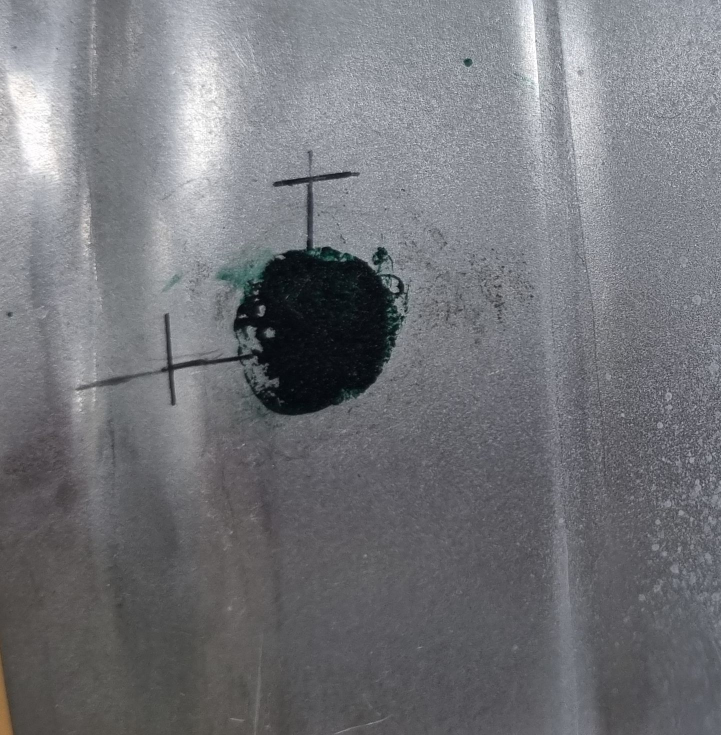
#> input picture croped/dark_green.jpg, 1442 x 1470 px (shown at 1/2 size)
$ python color_predict_hsv.py
#> lines starting #> are read from the running program, lines starting #| are printed output that depends on the picture; after the words box and inside, x2 and y2 are one past the last pixel; in counts of white or black regions, pixels touching at a corner belong together
# Color check for HSV range
# Required moduls
import cv2 ,imutils
import numpy as np
import sys

# color HSV range
min_black = np.array([100,55,0],np.uint8)
max_black = np.array([124,85,37],np.uint8)

min_green = np.array([78, 174, 50],np.uint8)
max_green = np.array([99,216,96],np.uint8)

min_lggreen = np.array([31, 116,56],np.uint8)
max_lggreen = np.array([53,146,96],np.uint8)

min_dkgreen = np.array([99, 93, 0],np.uint8)
max_dkgreen = np.array([119,113,40],np.uint8)

min_blue = np.array([98, 232, 57],np.uint8)
max_blue = np.array([118, 252, 97],np.uint8)

min_lgblue = np.array([91, 185, 73],np.uint8)
max_lgblue = np.array([111, 205, 113],np.uint8)

min_dkblue = np.array([104, 170, 48],np.uint8)
max_dkblue = np.array([124, 190, 88],np.uint8)

min_pink = np.array([147,110,96],np.uint8)
max_pink = np.array([167,145,138],np.uint8)

min_lgpink = np.array([147,38,103],np.uint8)
max_lgpink = np.array([167,58,143],np.uint8)

min_violet = np.array([115,160,55],np.uint8)
max_violet = np.array([135,180,95],np.uint8)

name = ""

colors = {"lightpink":[min_lgpink,max_lgpink],"pink":[min_pink,max_pink],"violet":[min_violet,max_violet],
          "lightgreen":[min_lggreen,max_lggreen],"green":[min_green,max_green],"darkgreen":[min_dkgreen,max_dkgreen],
          "lightblue":[min_lgblue,max_lgblue],"blue":[min_blue,max_blue],"darkblue":[min_dkblue,max_dkblue],
          "black":[min_black,max_black]}


font = cv2.FONT_HERSHEY_SIMPLEX

sourceImage = cv2.imread("croped/dark_green.jpg")
#> sourceImage is the input picture: shape (1470, 1442, 3); mean B, G, R 121.2, 116.8, 115.6
sourceImage = imutils.resize(sourceImage,height=700)
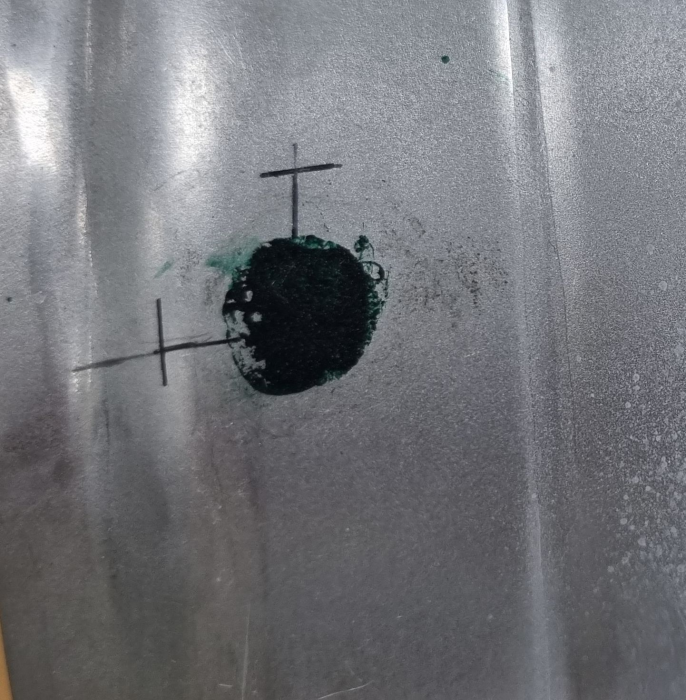
#> sourceImage: shape (700, 686, 3); mean B, G, R 121.2, 116.8, 115.6
# sourceImage = cv2.medianBlur(sourceImage,5)
# Convert image to YCrCb
imageHSV = cv2.cvtColor(sourceImage,cv2.COLOR_BGR2HSV)
#> imageHSV: shape (700, 686, 3); mean H, S, V 105.6, 18, 121.8

# Find region with skin tone in YCrCb image
max = 0
for color in colors:

    maskRegion = cv2.inRange(imageHSV,colors[color][0],colors[color][1])
    count = int((maskRegion.sum())/255)
    if count > max :
        max = count
        name = color
#> this loop made 10 passes
#> (count, max) on passes 5 to 6: (3, 3), (5754, 5754)
#> count on passes 1, 2, 3, 4, 7, 8: 0, 0, 0, 0, 0, 0
#> after the loop, max = 5754; name = 'darkgreen'
print("Color = ",name ,"and Count = ",max)
#| Color =  darkgreen and Count =  5754
maxRegion = cv2.inRange(imageHSV,colors[name][0],colors[name][1])
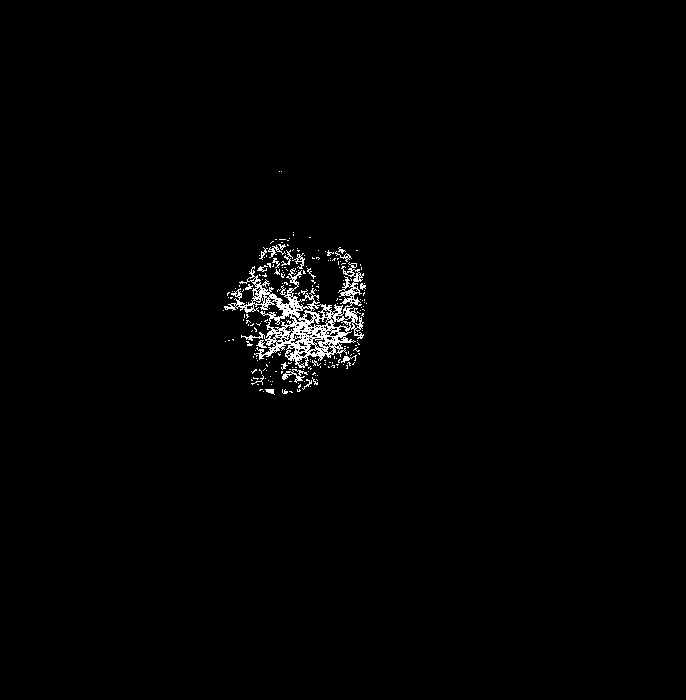
#> maxRegion: shape (700, 686); 1.2% white in thin lines or dots, all inside (x1, y1, x2, y2) = (223, 171, 367, 395)
# sys.exit()
cv2.imshow('region',maxRegion)
H,S,V = colors[name][1][0]-10, colors[name][1][1]-10, colors[name][1][2]-20
#> H = 109; S = 103; V = 20
hsv = np.uint8([[[H,S, V]]])
#> hsv = [[109, 103, 20]]
# Convert HSV color to BRG
rgb = cv2.cvtColor(hsv, cv2.COLOR_HSV2RGB)[0][0]
#> rgb = [12, 15, 20]
# sys.exit()
cv2.rectangle(sourceImage,(0,20),(sourceImage.shape[1],60),(int(rgb[2]),int(rgb[1]),int(rgb[0])),-1)
cv2.putText(sourceImage,f"Color is ({name}) and Count = {max}",(30,50),2,0.8,(255,255,255),2,cv2.LINE_AA)
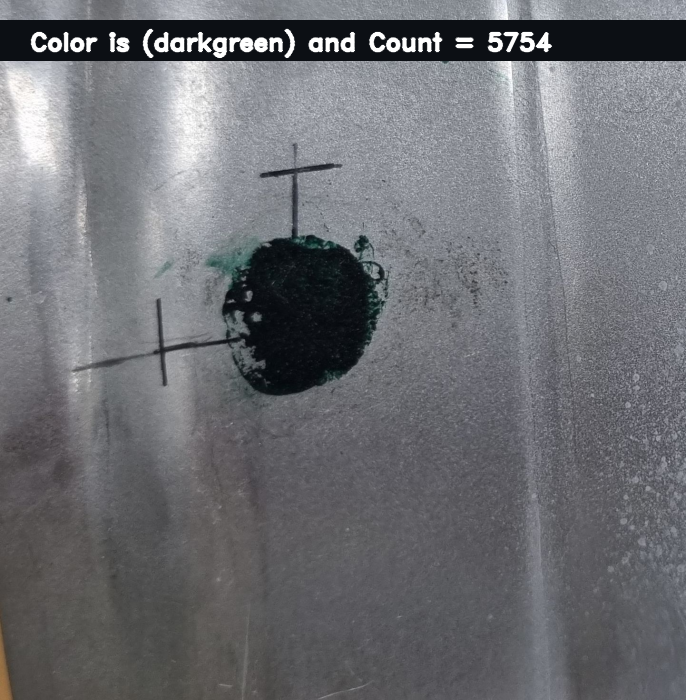
#> sourceImage: shape (700, 686, 3); mean B, G, R 115.1, 110.8, 109.6
cv2.imshow('Detect Color',sourceImage)

cv2.waitKey(0)
# Close window and camera after exiting the while loop
cv2.destroyAllWindows()

$ run again, with croped/black.jpg copied over croped/dark_green.jpg
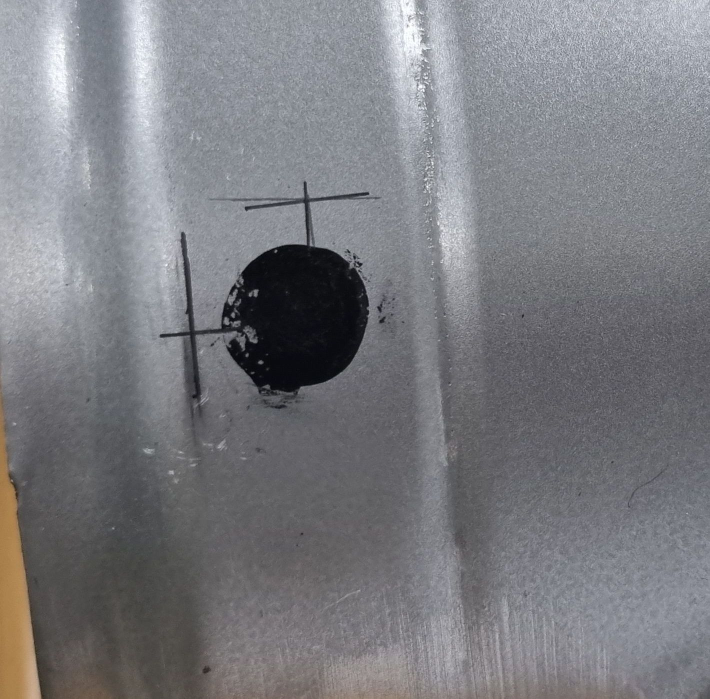
#> input picture croped/black.jpg, 1419 x 1397 px (shown at 1/2 size)
#> sourceImage is the input picture: shape (1397, 1419, 3); mean B, G, R 128.5, 124, 123.4
#> imageHSV: shape (700, 711, 3); mean H, S, V 107.4, 18.7, 130.3
#> the loop `for color in colors: ` made 10 passes
#> (count, max) on passes 6, 10: (1627, 1627), (10002, 10002)
#> after the loop `for color in colors:`: max = 10002; name = 'black'
#| Color =  black and Count =  10002
#> `maxRegion = cv2.inRange(imageHSV,colors[name][0],colors[name][1])`:
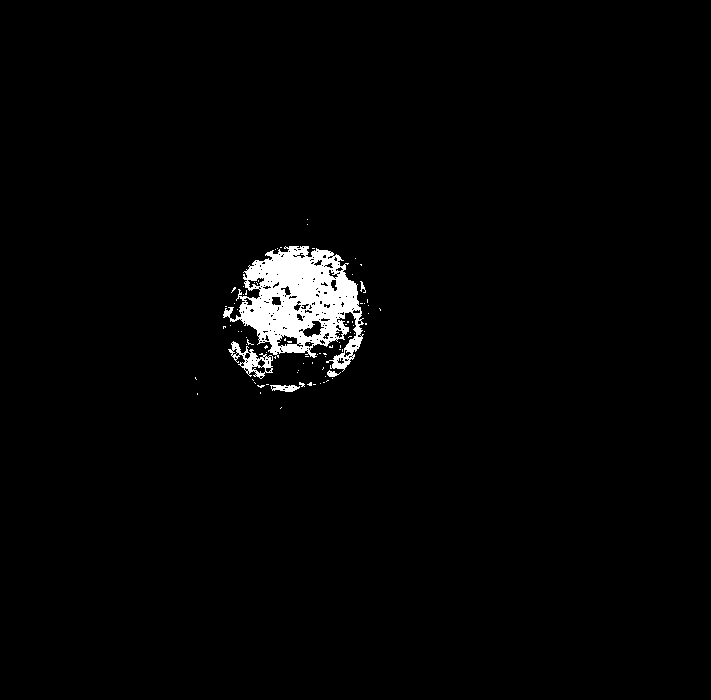
#> maxRegion: shape (700, 711); 2% white; 84 white regions (79 under 20 px), largest, box (x1, y1, x2, y2) and area: (223, 246, 364, 372) 8966, (228, 341, 273, 379) 569, (270, 385, 300, 392) 140, (327, 370, 341, 377) 53, (360, 281, 366, 293) 32
#> H = 114; S = 75; V = 17
#> hsv = [[114, 75, 17]]
#> rgb = [12, 13, 17]
#> `cv2.putText(sourceImage,f"Color is ({name}) and Count = {max}",(30,50)..`:
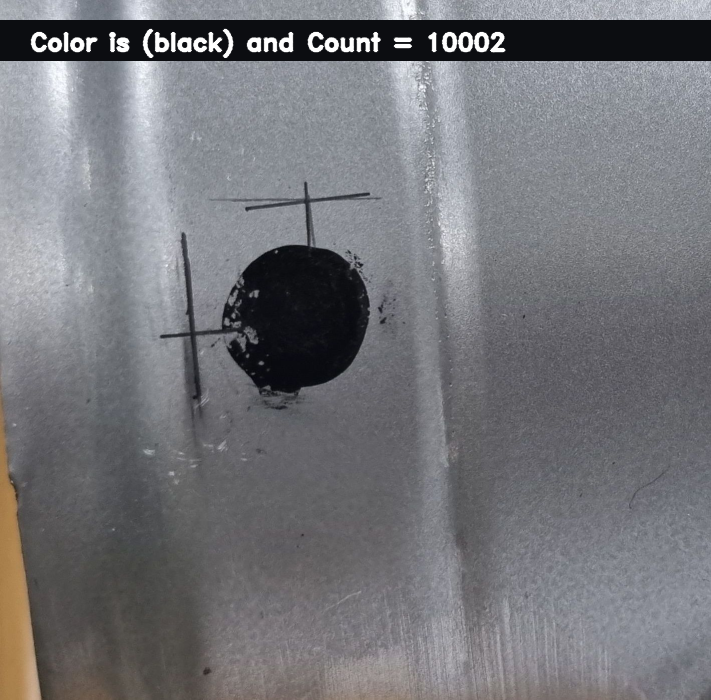
#> sourceImage: shape (700, 711, 3); mean B, G, R 121.1, 116.9, 116.6

$ run again, with croped/black1.jpg copied over croped/dark_green.jpg
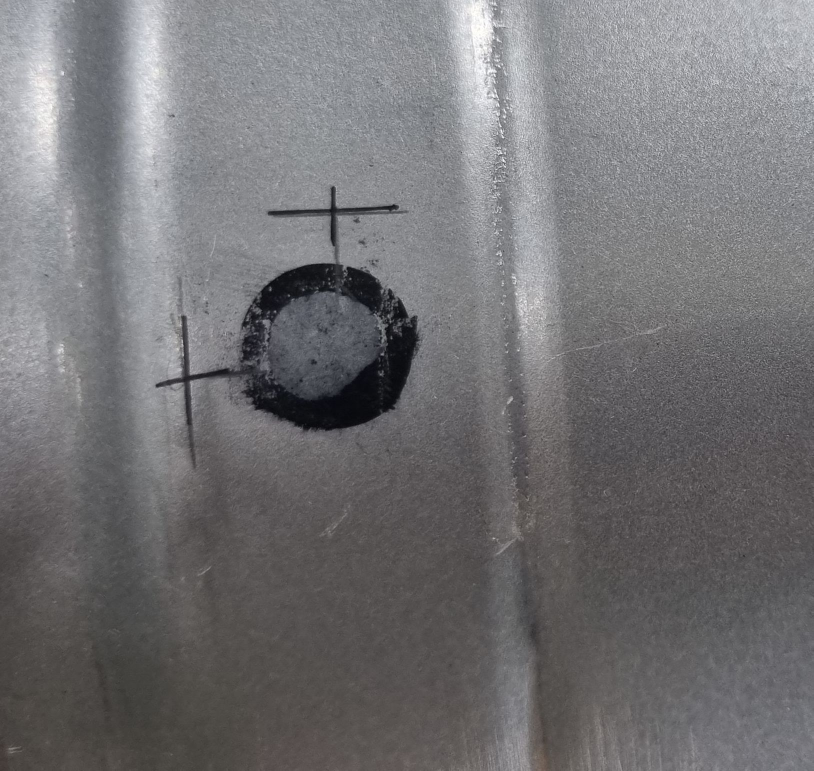
#> input picture croped/black1.jpg, 1627 x 1541 px (shown at 1/2 size)
#> sourceImage is the input picture: shape (1541, 1627, 3); mean B, G, R 116.5, 114.5, 115.4
#> imageHSV: shape (700, 739, 3); mean H, S, V 96.1, 12.1, 118.2
#> the loop `for color in colors: ` made 10 passes
#> (count, max) on passes 6, 10: (438, 438), (4084, 4084)
#> after the loop `for color in colors:`: max = 4084; name = 'black'
#| Color =  black and Count =  4084
#> `maxRegion = cv2.inRange(imageHSV,colors[name][0],colors[name][1])`:
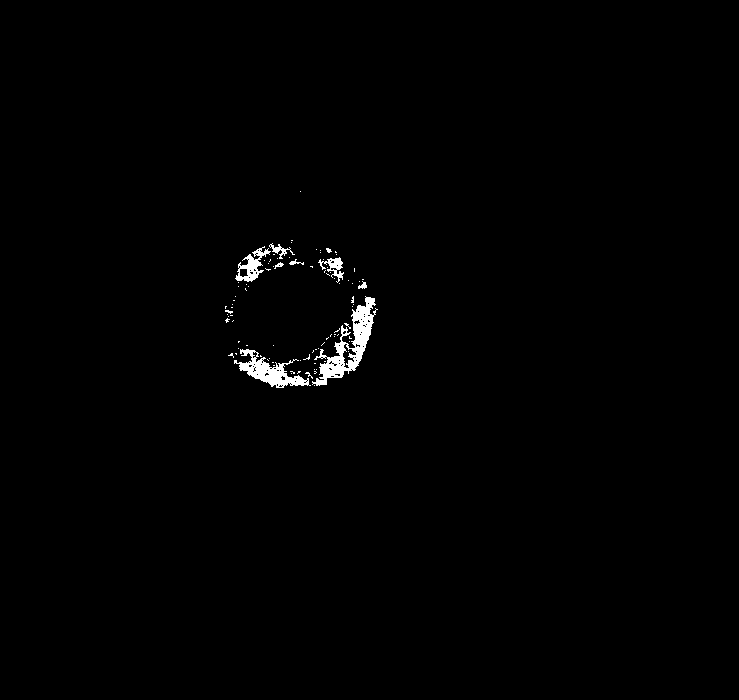
#> maxRegion: shape (700, 739); 0.79% white; 94 white regions (86 under 20 px), largest, box (x1, y1, x2, y2) and area: (312, 296, 378, 386) 1764, (234, 349, 311, 388) 1085, (235, 246, 271, 282) 478
#> H = 114; S = 75; V = 17
#> hsv = [[114, 75, 17]]
#> rgb = [12, 13, 17]
#> `cv2.putText(sourceImage,f"Color is ({name}) and Count = {max}",(30,50)..`:
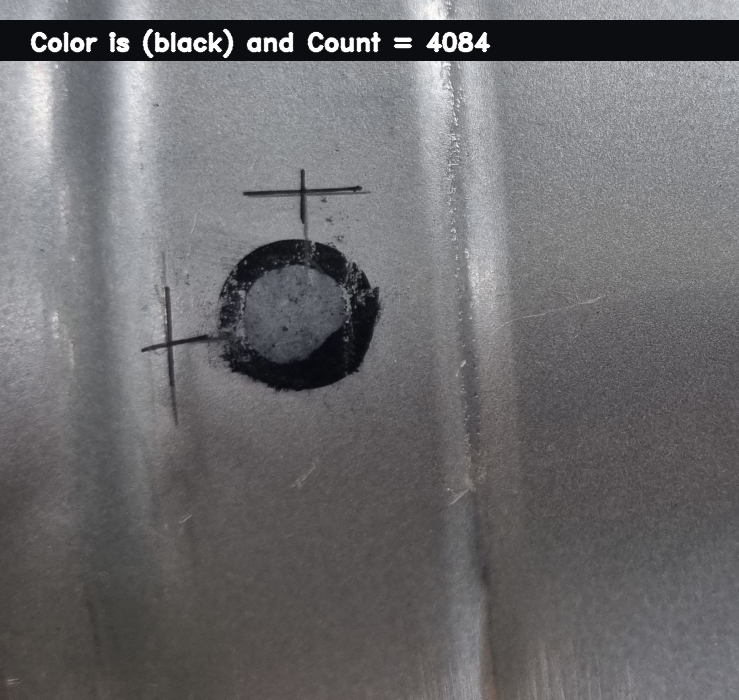
#> sourceImage: shape (700, 739, 3); mean B, G, R 109.6, 107.6, 108.5

$ run again, with croped/blue.jpg copied over croped/dark_green.jpg
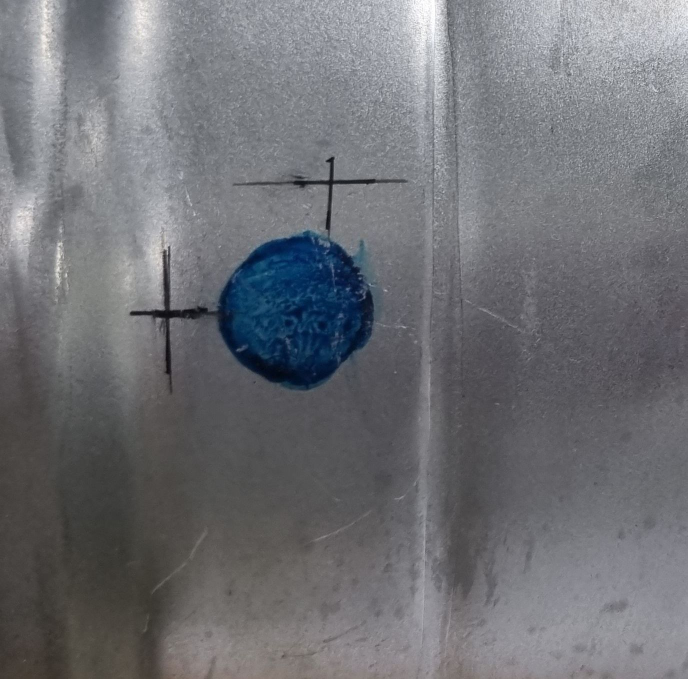
#> input picture croped/blue.jpg, 1375 x 1357 px (shown at 1/2 size)
#> sourceImage is the input picture: shape (1357, 1375, 3); mean B, G, R 117, 112.5, 111.4
#> imageHSV: shape (700, 709, 3); mean H, S, V 99.6, 22.1, 118.3
#> the loop `for color in colors: ` made 10 passes
#> (count, max) on passes 6 to 8: (8, 8), (1763, 1763), (5058, 5058)
#> after the loop `for color in colors:`: max = 5058; name = 'blue'
#| Color =  blue and Count =  5058
#> `maxRegion = cv2.inRange(imageHSV,colors[name][0],colors[name][1])`:
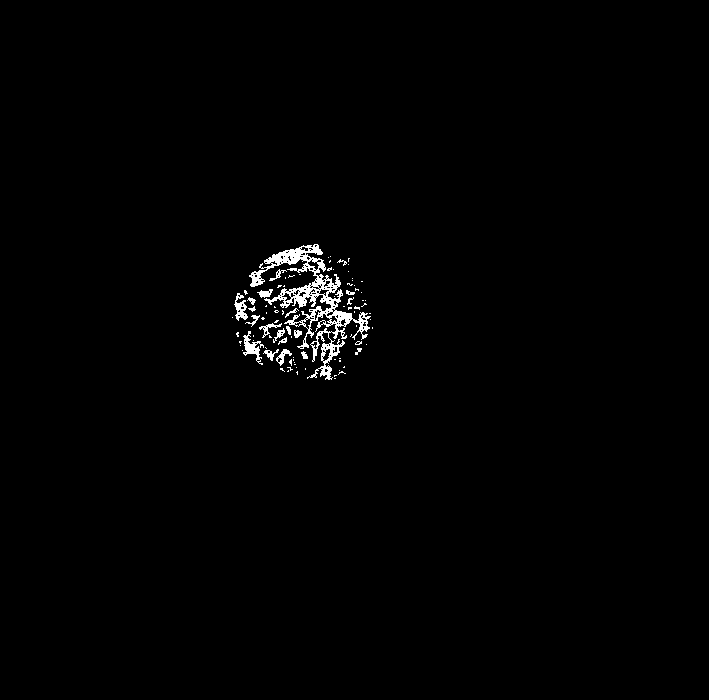
#> maxRegion: shape (700, 709); 1% white; 93 white regions (72 under 20 px), largest, box (x1, y1, x2, y2) and area: (249, 244, 371, 380) 3469, (243, 331, 264, 365) 255, (234, 293, 248, 321) 195
#> H = 108; S = 242; V = 77
#> hsv = [[108, 242, 77]]
#> rgb = [4, 33, 77]
#> `cv2.putText(sourceImage,f"Color is ({name}) and Count = {max}",(30,50)..`:
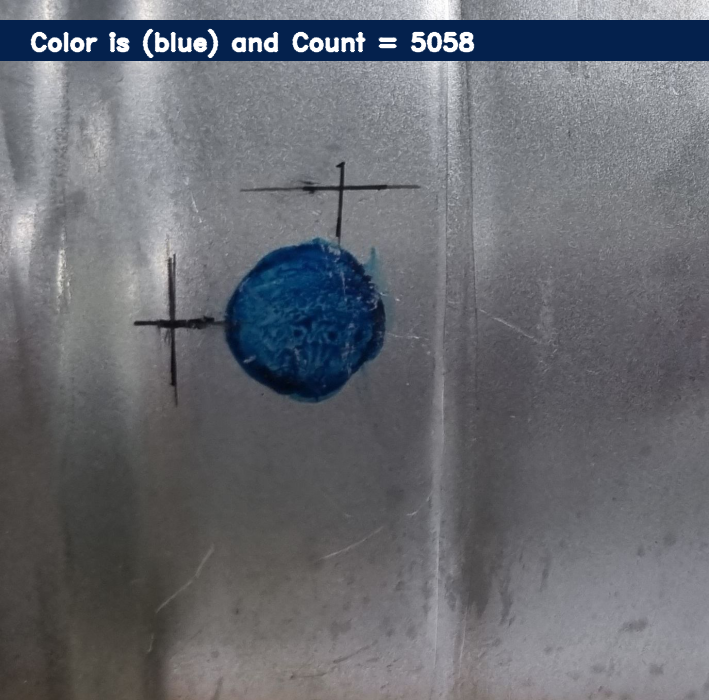
#> sourceImage: shape (700, 709, 3); mean B, G, R 113.2, 106.7, 104.3
